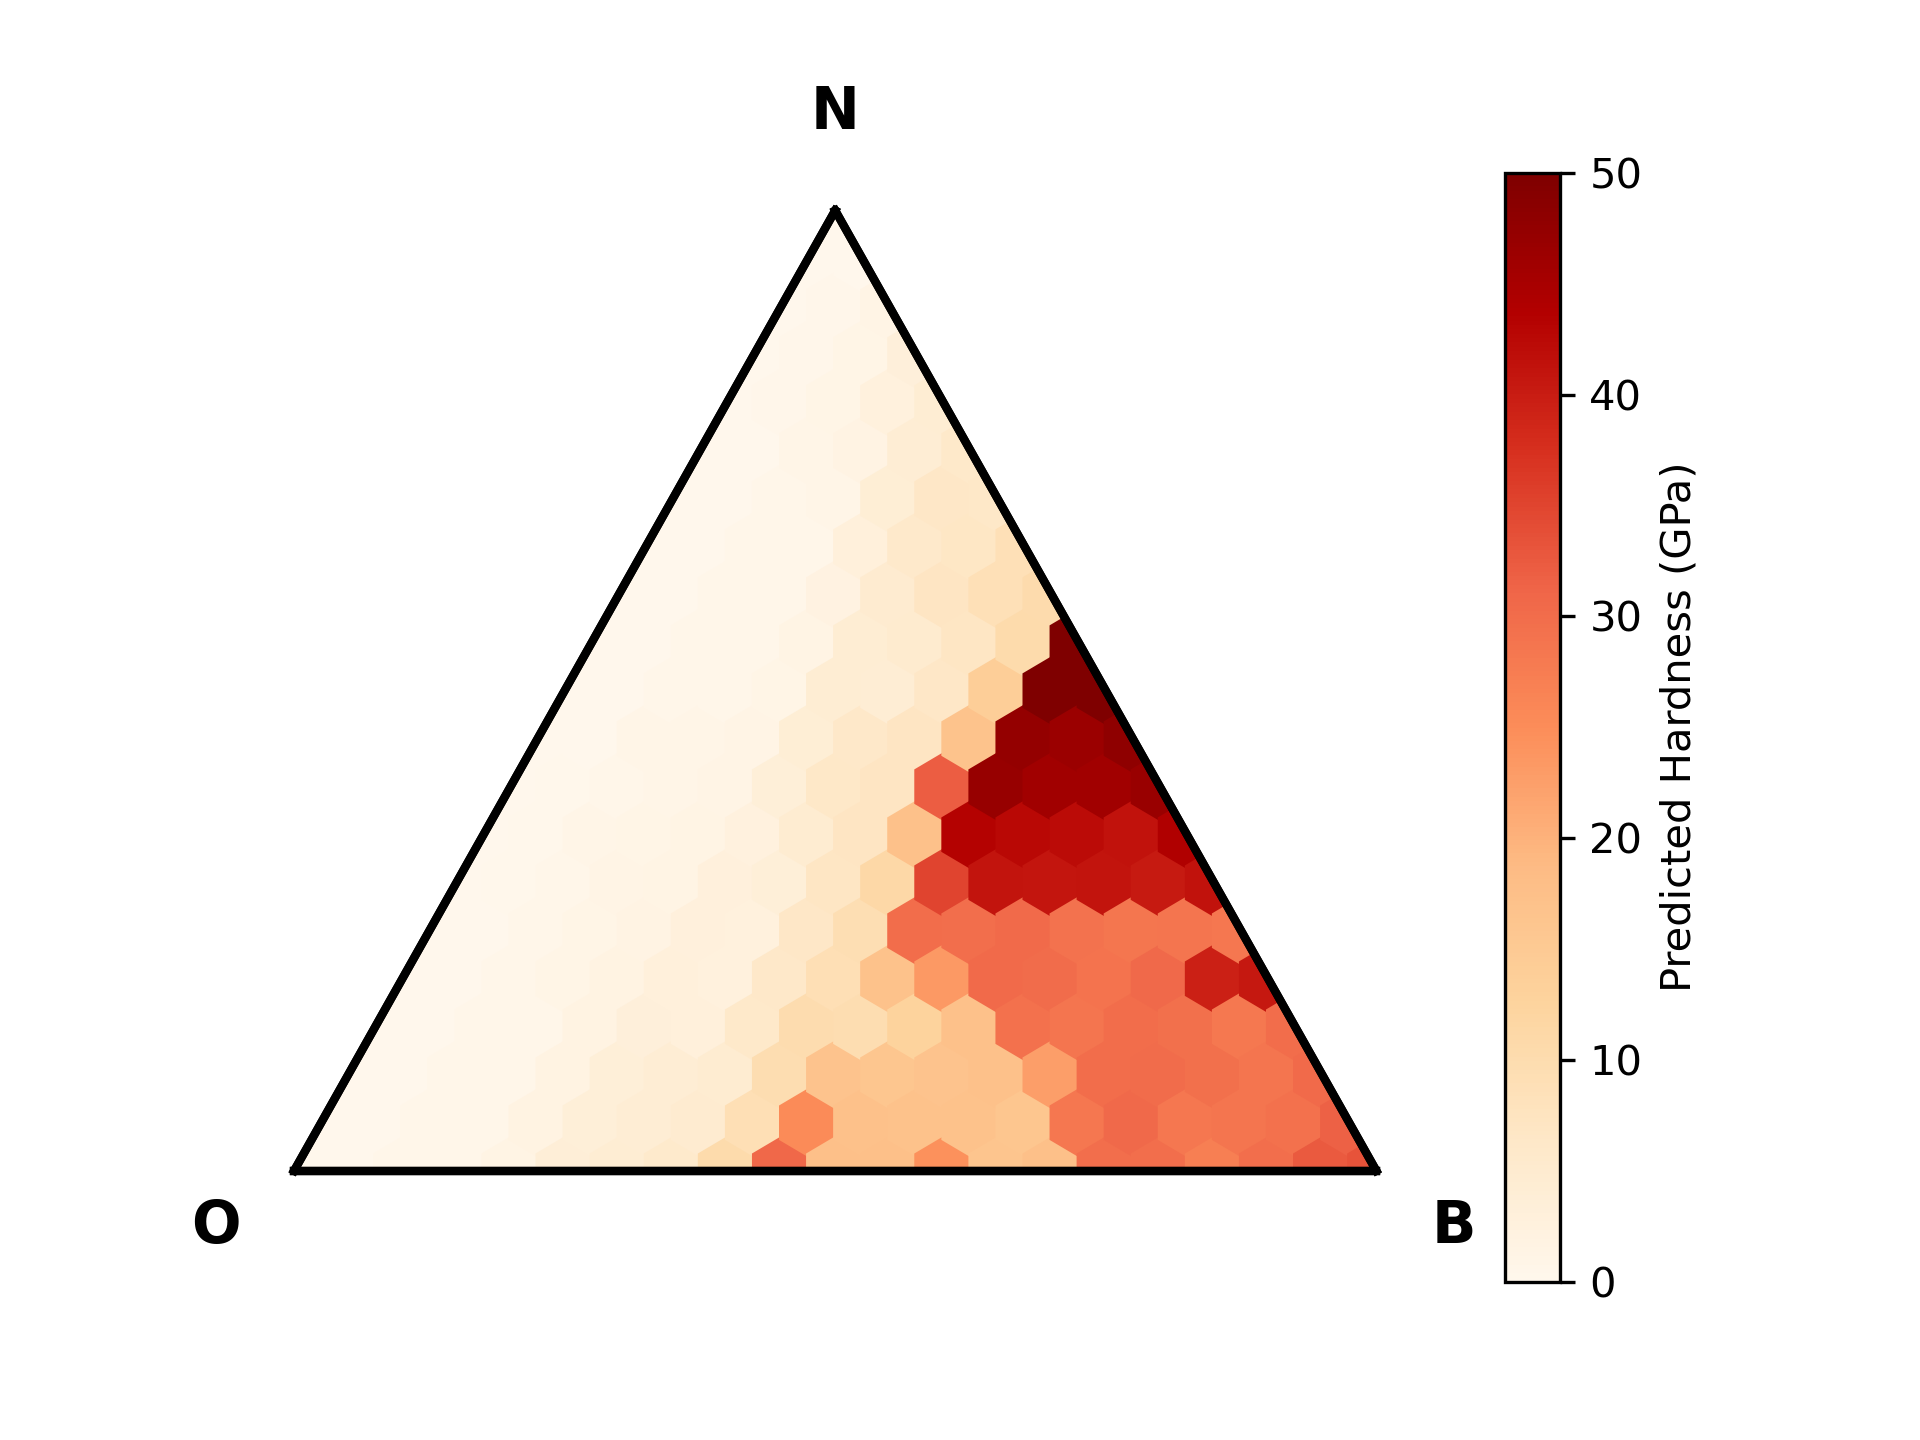

The script that saved this image:

import os
from matminer.featurizers.composition import Meredig
from pymatgen import Structure
import numpy as np

import matplotlib.pyplot as plt
import matplotlib as mpl
mpl.use('Agg')

  
#########################################################################################################

import ternary
import joblib

tree = joblib.load("rf_hardness.joblib")
density_tree = joblib.load("../code_volumetric_density/rf_density.joblib")

def func1(scale=5):
    from ternary.helpers import simplex_iterator
    from pymatgen import Composition
    d = dict()
    for (i,j,k) in simplex_iterator(scale):
        #name='B'+str(i)+' N'+str(j)+' O'+str(k)
        name = Composition({'B': i, 'N': j, 'O': k})

        pred_feature_list=[]
        F = Meredig().featurize(name)
        comp_features = [F[4], F[6], F[7], F[103], F[104], F[105], F[106], F[107],\
                         F[108], F[109], F[110], F[111], F[112], F[113], F[116], F[117] ]


        feature_list_1 = [comp_features]
        density_X=np.array(feature_list_1)
        density_y=density_tree.predict(density_X)
        all_features=[]
        all_features.append(comp_features+list(density_y))
        #print("all_features",all_features)

        pred_X=np.array(all_features)
        pred_y=tree.predict(pred_X)
        d[(i,j)] = pred_y[0]
    return d

scale = 20
ternary_data = func1(scale)

#print(ternary_data)  # a dictionary {(0, 0): 7.671940764488272, (0, 1): 38.67253144530925, (0, 2): 40.41370563109955,  ....
                      # (18, 0): 25.76023989668987, (18, 1): 25.683451835332313, (18, 2): 25.375351154434078, (19, 0): 25.36082059366725, (19, 1): 30.325333491271113
                      #  , (20, 0): 33.925398545236504}                 

figure, tax = ternary.figure(scale=scale)

# Draw Boundary and Gridlines
tax.boundary(linewidth=2.0)
#tax.gridlines(color="blue", multiple=5)

# Set Axis labels and Title
fontsize = 14
fontweight = 'bold'
#tax.set_title("Various Lines\n", fontsize=fontsize)
tax.right_corner_label("B", fontsize=fontsize, fontweight=fontweight)
tax.top_corner_label("N", fontsize=fontsize, fontweight=fontweight)
tax.left_corner_label("O", fontsize=fontsize, fontweight=fontweight)

cb_kwargs = {'shrink': 1.0}
tax.heatmap(ternary_data, style="hexagonal", cmap='OrRd', cbarlabel=r'Predicted Hardness (GPa)', scientific=False, cb_kwargs=cb_kwargs, vmax=50.0, vmin=0.0)


#tax.ticks(clockwise=True)

tax.boundary(linewidth=2.0)
#tax.set_title("Bulk modulus (GPa)")


tax.clear_matplotlib_ticks()
tax.get_axes().axis('off')
tax.boundary()

tax.show()
figure.savefig("ternary_hardness.png",dpi=300)


